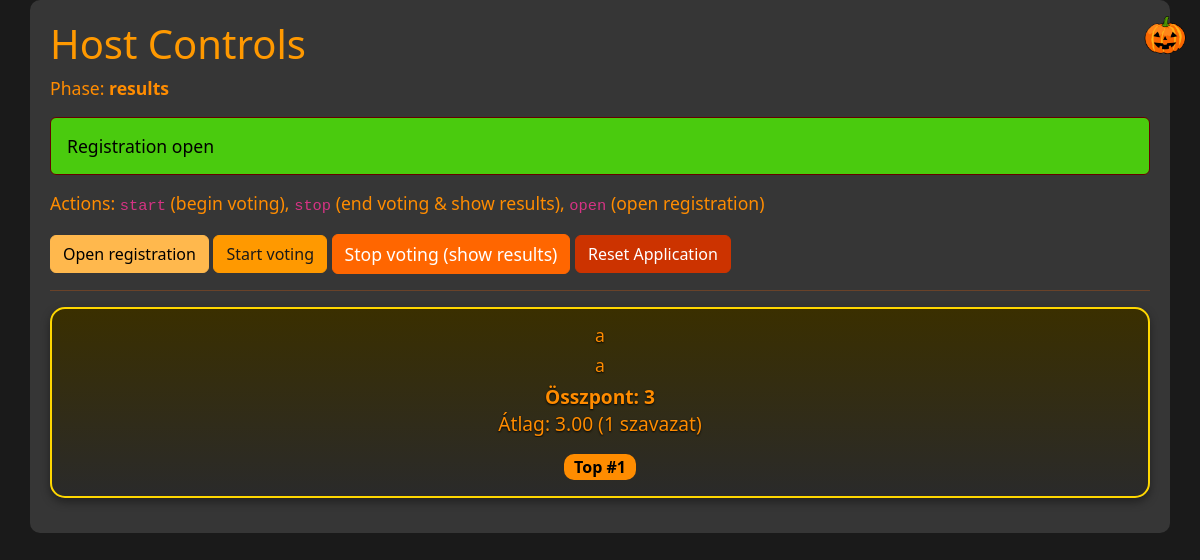
Page /start_vote.php?action=open (signed in) on the earlier database version.
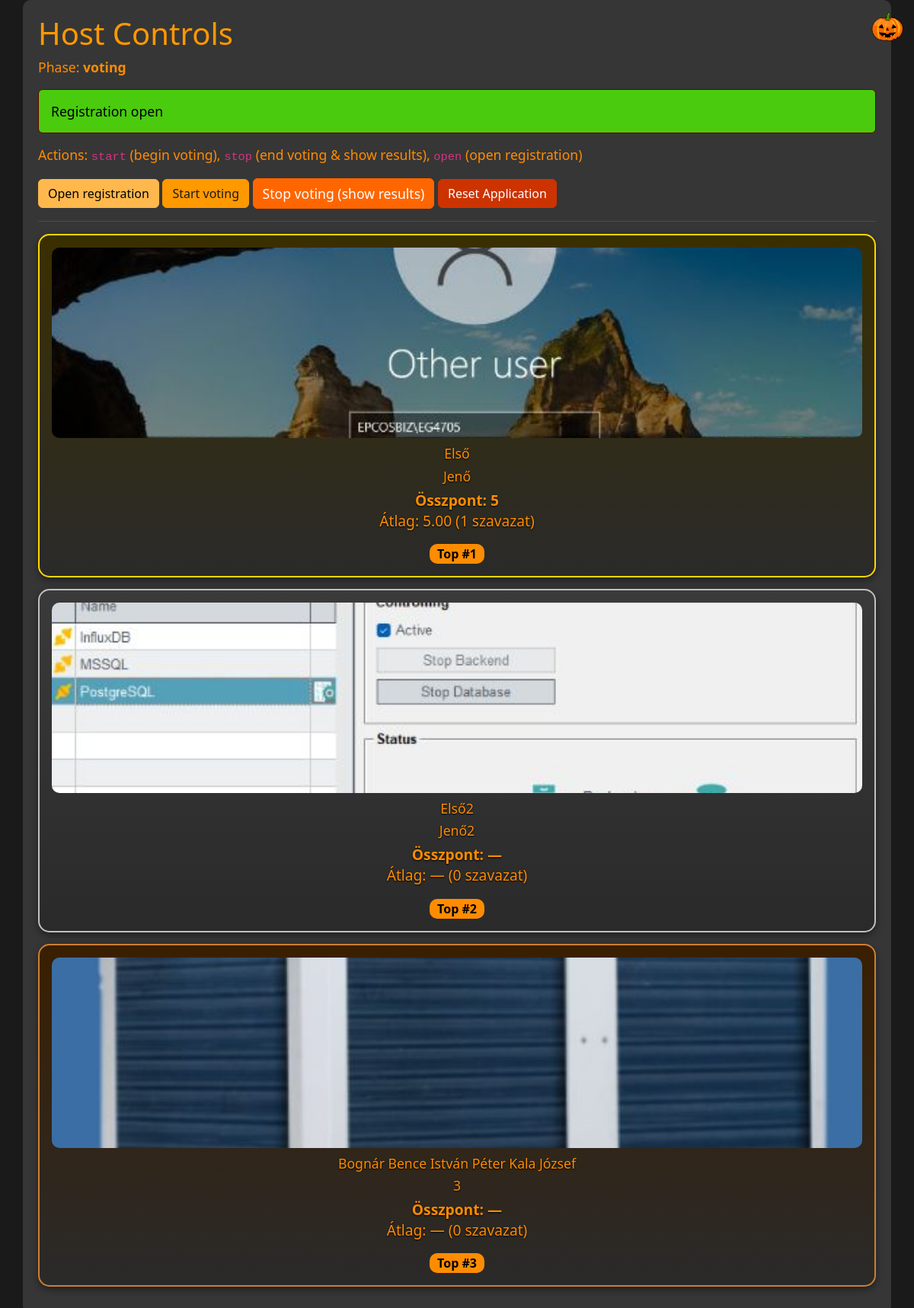
Same page on the later database version.
### tables this page shows
CREATE TABLE meta (
    k TEXT PRIMARY KEY,
    v TEXT
);

CREATE TABLE participants (
    id INTEGER PRIMARY KEY AUTOINCREMENT,
    name TEXT NOT NULL,
    costume TEXT NOT NULL,
    photo TEXT,
    created_at INTEGER NOT NULL DEFAULT (strftime('%s','now'))
);

### inc/db.php (called while the page is built, shortened)
<?php
function get_phase($pdo) {
    $st = $pdo->query("SELECT v FROM meta WHERE k='phase'");
    $r = $st->fetchColumn();
    return $r ?: 'registration';
}
?>

### inc/functions.php (called while the page is built, shortened)
<?php
require_once __DIR__ . '/db.php';
function h($s){ return htmlspecialchars($s, ENT_QUOTES); }
?>

### start_vote.php (the view, shortened to what this page needs)
<?php
require 'inc/db.php';
require 'inc/functions.php';
$rows = $pdo->query('
  SELECT
    p.*,
    (SELECT SUM(score) FROM votes v WHERE v.participant_id = p.id) AS total_score,
    (SELECT AVG(score) FROM votes v WHERE v.participant_id = p.id) AS avg_score,
    (SELECT COUNT(*) FROM votes v WHERE v.participant_id = p.id) AS votes_count
  FROM participants p
  ORDER BY total_score DESC NULLS LAST, avg_score DESC
')->fetchAll();
$msg = null;
if (isset($_GET['action'])) {
    $a = $_GET['action'];
    if ($a === 'open') { set_phase($pdo,'registration'); $msg = 'Registration open'; }
}
$phase = get_phase($pdo);
?>
<!doctype html>
<html><head><meta charset="utf-8"><title>Host Controls</title>
<link rel="stylesheet" href="https://cdn.jsdelivr.net/npm/bootstrap@5.3.0/dist/css/bootstrap.min.css">
<link rel="stylesheet" href="assets/css/custom.css">
</head><body>
<div class="container" style="padding:20px">
  <h1>Host Controls</h1>
  <p>Phase: <strong><?php echo h($phase); ?></strong></p>
  <?php if ($msg): ?>
    <div class="alert alert-success"><?php echo h($msg); ?></div>
  <?php endif; ?>
  <p>Actions: <code>start</code> (begin voting), <code>stop</code> (end voting & show results), <code>open</code> (open registration)</p>
  <p>
    <a class="btn btn-warning" href="start_vote.php?action=open">Open registration</a>
    <a class="btn btn-success" href="start_vote.php?action=start">Start voting</a>
    <a class="btn btn-primary" href="start_vote.php?action=stop">Stop voting (show results)</a>
    <a class="btn btn-danger" href="reset.php" onclick="return confirm('Are you sure? This will delete the database and all uploads!')">Reset Application</a>
  </p>
  <hr>
  <?php $i=0; foreach ($rows as $r): $i++; ?>
    <?php
      $rankClass = '';
      if ($i === 1) $rankClass = 'gold';
      elseif ($i === 2) $rankClass = 'silver';
      elseif ($i === 3) $rankClass = 'bronze';
    ?>
    <div class="col-12">
      <div class="card result-card <?php echo $rankClass; ?> p-3 text-center">
        <?php if ($r['photo']): ?>
          <img src="<?php echo h($r['photo']); ?>" class="photo" alt="photo">
        <?php endif; ?>
        <div class="result-card-content">
          <h4><?php echo h($r['name']); ?></h4>
          <p><?php echo h($r['costume']); ?></p>
          <p style="font-size:1.2rem">
            <strong>Összpont: <?php echo $r['total_score'] ? number_format($r['total_score'],0) : '—'; ?></strong><br>
            Átlag: <?php echo $r['avg_score'] ? number_format($r['avg_score'],2) : '—'; ?>
            (<?php echo $r['votes_count']; ?> szavazat)
          </p>
          <?php if ($i<=3): ?><div class="badge rank-badge">Top #<?php echo $i; ?></div><?php endif; ?>
        </div>
      </div>
    </div>
  <?php endforeach; ?>
<a href="index.php">
  <img src="assets/images/pumpkin.png" class="pumpkin" alt="pumpkin">
</a>
</div>
</body></html>

Differences in the rows shown:
changed meta: v "results" → "voting"
changed participants: photo: picture added; name "a" → "Első"; costume "a" → "Jenő"; total_score "3" → "5"; avg_score "3.00" → "5.00"
added participants: photo (picture), name "Első2", costume "Jenő2", votes_count "0"
added participants: photo (picture), name "Bognár Bence István Péter Kala József", costume "3", votes_count "0"
